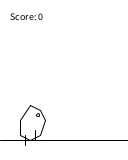
Frame 1 (no input)
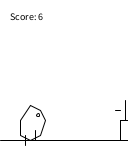
Frame 60 (the mouse pressed at the canvas centre just before this capture)
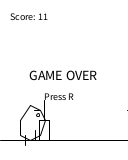
Frame 120 (the mouse held since frame 60 and released just before this capture)

The Processing sketch that drew these frames (run headless with seeded random() and noise(); from frame 60 on, the mouse is pressed at the canvas centre):

// Processing sketch: DinoCrhome
// ── DinoCrhome.pde
float dinoY, dinoVel;
boolean saltando = false;
boolean agachado = false;
float[] cactusX = new float[2];
float cactusVel;
int score = 0;
boolean gameOver = false;

void setup() {
  size(128, 160);
  dinoY = height - 40;
  dinoVel = 0;
  
  // Configurar cactus
  cactusVel = 1.5;
  cactusX[0] = width + random(50, 100);
  cactusX[1] = width + random(150, 250);
}

void draw() {
  background(255); // Fondo blanco
  
  if (!gameOver) {
    actualizarDino();
    actualizarCactus();
    actualizarScore();
    verificarColision();
  }
  
  dibujarSuelo();
  dibujarCactus();
  dibujarDino();
  dibujarScore();
  
  if (gameOver) {
    dibujarGameOver();
  }
}

void dibujarSuelo() {
  stroke(0); // Línea negra
  line(0, height-20, width, height-20);
}

void dibujarDino() {
  stroke(0); // Contorno negro
  noFill();  // Sin relleno
  
  if (agachado) {
    // Dinosaurio agachado (forma simple)
    beginShape();
    vertex(20, dinoY);
    vertex(40, dinoY);
    vertex(45, dinoY+10);
    vertex(35, dinoY+15);
    vertex(25, dinoY+15);
    vertex(15, dinoY+10);
    endShape(CLOSE);
    
    // Ojo
    ellipse(38, dinoY+5, 3, 3);
  } else {
    // Dinosaurio de pie (forma simple)
    beginShape();
    vertex(20, dinoY);
    vertex(30, dinoY-15);
    vertex(40, dinoY-10);
    vertex(45, dinoY);
    vertex(40, dinoY+15);
    vertex(30, dinoY+20);
    vertex(20, dinoY+15);
    endShape(CLOSE);
    
    // Ojo
    ellipse(38, dinoY-5, 3, 3);
    
    // Patas (alternando para animación)
    if (frameCount % 20 < 10) {
      line(25, dinoY+15, 25, dinoY+25);
      line(35, dinoY+10, 35, dinoY+20);
    } else {
      line(25, dinoY+10, 25, dinoY+20);
      line(35, dinoY+15, 35, dinoY+25);
    }
  }
}

void dibujarCactus() {
  stroke(0); // Contorno negro
  noFill();  // Sin relleno
  
  for (int i = 0; i < cactusX.length; i++) {
    // Cactus simple
    rect(cactusX[i], height-40, 10, 20);
    line(cactusX[i]+5, height-60, cactusX[i]+5, height-40);
    line(cactusX[i]-5, height-50, cactusX[i], height-50);
  }
}

void actualizarDino() {
  if (saltando) {
    dinoY += dinoVel;
    dinoVel += 0.4;
    
    if (dinoY > height - (agachado ? 30 : 40)) {
      dinoY = height - (agachado ? 30 : 40);
      saltando = false;
      dinoVel = 0;
    }
  }
}

void actualizarCactus() {
  for (int i = 0; i < cactusX.length; i++) {
    cactusX[i] -= cactusVel;
    
    if (cactusX[i] < -20) {
      cactusX[i] = width + random(100, 200);
    }
  }
}

void actualizarScore() {
  score++;
}

void verificarColision() {
  for (int i = 0; i < cactusX.length; i++) {
    if (20 < cactusX[i] + 10 && 40 > cactusX[i] && 
        dinoY < height-20 && dinoY+20 > height-40) {
      gameOver = true;
    }
  }
}

void dibujarScore() {
  fill(0);
  textSize(10);
  text("Score: " + (score/10), 10, 20);
}

void dibujarGameOver() {
  fill(0);
  textSize(14);
  text("GAME OVER", width/2 - 35, height/2);
  textSize(10);
  text("Press R", width/2 - 20, height/2 + 20);
}

void keyPressed() {
  if (key == ' ' && !saltando && !gameOver) {
    saltando = true;
    dinoVel = -8;
  }
  
  if (keyCode == DOWN) {
    agachado = true;
  }
  
  if (key == 'r' || key == 'R') {
    reiniciarJuego();
  }
}

void keyReleased() {
  if (keyCode == DOWN) {
    agachado = false;
  }
}

void reiniciarJuego() {
  gameOver = false;
  score = 0;
  dinoY = height - 40;
  dinoVel = 0;
  saltando = false;
  agachado = false;
  
  cactusX[0] = width + random(100, 200);
  cactusX[1] = width + random(200, 300);
}
